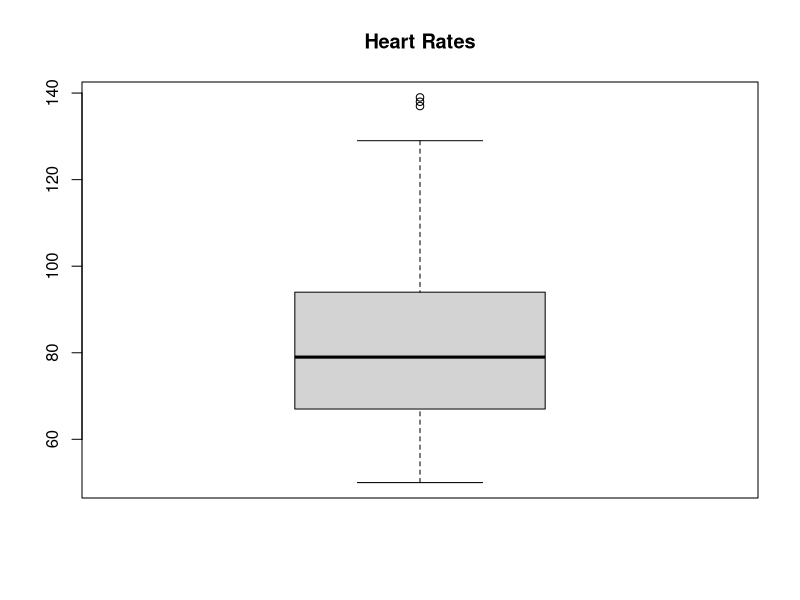
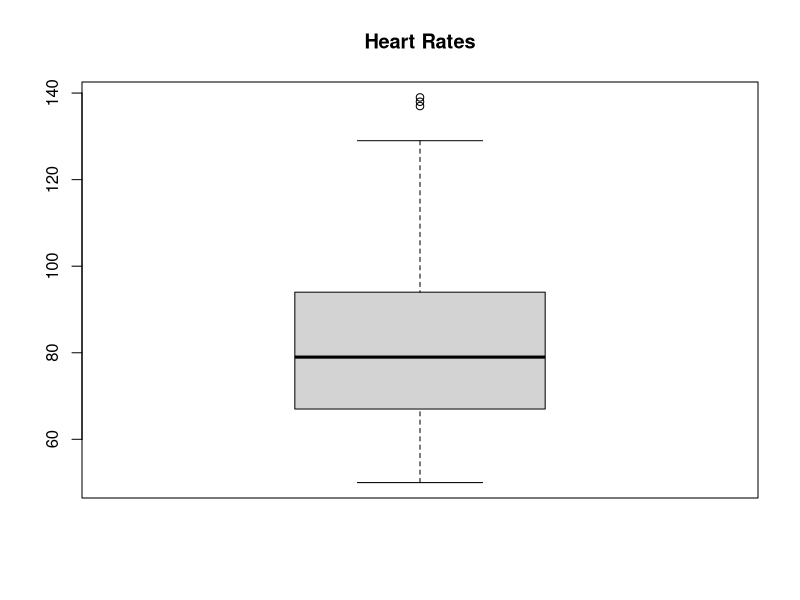

Write the R code that produced these figures, in order.
## ---- chunk 1
heartRates <- c(59, 90, 97, 91, 86, 77, 63, 76, 52, 73, 66, 101, 78, 99, 90, 53, 
89, 52, 75, 90, 64, 69, 69, 53, 119, 96, 113, 86, 76, 88, 129, 50, 84, 78, 80, 
138, 77, 71, 96, 74, 104, 101, 83, 81, 74, 94, 98, 72, 50, 70, 75, 100, 86, 106, 
84, 84, 66, 103, 87, 98, 78, 96, 98, 75, 88, 106, 90, 81, 103, 81, 94, 106, 65, 
73, 73, 109, 92, 91, 93, 72, 50, 83, 102, 59, 74, 81, 89, 71, 84, 102, 82, 65, 
82, 77, 76, 61, 103, 77, 87, 69, 72, 117, 110, 55, 60, 95, 73, 51, 99, 102, 93, 
55, 91, 71, 68, 79, 61, 60, 98, 63, 100, 69, 68, 96, 60, 65, 57, 68, 70, 116, 94, 
78, 82, 50, 56, 66, 115, 104, 68, 79, 102, 99, 63, 60, 98, 67, 50, 55, 101, 70, 71, 
72, 106, 102, 95, 79, 101, 87, 77, 76, 113, 90, 80, 92, 67, 86, 55, 53, 59, 76, 81, 
73, 76, 89, 93, 60, 107, 107, 66, 90, 102, 74, 78, 106, 50, 87, 53, 61, 88, 81, 92, 
61, 50, 113, 104, 68, 69, 73, 117, 80, 91, 137, 79, 71, 72, 109, 50, 104, 50, 87, 
97, 101, 50, 90, 53, 94, 109, 77, 93, 61, 74, 67, 78, 65, 52, 86, 102, 103, 50, 78, 
81, 63, 99, 62, 68, 74, 63, 67, 50, 86, 82, 76, 76, 59, 89, 66, 101, 50, 71, 76, 
91, 58, 83, 96, 108, 64, 77, 85, 74, 83, 122, 76, 74, 84, 106, 97, 95, 68, 100, 
52, 71, 59, 77, 74, 77, 72, 83, 79, 75, 81, 106, 77, 89, 85, 65, 81, 69, 71, 62, 
64, 80, 64, 96, 68, 74, 89, 97, 87, 93, 79, 111, 78, 102, 78, 52, 66, 53, 87, 92, 
51, 84, 50, 81, 89, 58, 72, 91, 80, 108, 98, 55, 57, 93, 66, 89, 87, 65, 109, 94, 
90, 62, 82, 78, 77, 96, 60, 56, 64, 107, 69, 79, 71, 71, 50, 114, 67, 95, 67, 103,
66, 50, 89, 70, 68, 92, 80, 95, 88, 102, 89, 101, 104, 74, 99, 64, 127, 73, 50, 
96, 50, 102, 81, 59, 93, 96, 91, 123, 103, 70, 79, 61, 77, 74, 89, 78, 98, 71, 
126, 82, 77, 62, 54, 95, 67, 60, 59, 54, 117, 89, 50, 111, 120, 102, 79, 84, 85,
94, 86, 119, 86, 107, 70, 110, 57, 59, 108, 80, 90, 67, 77, 112, 89, 50, 89, 64,
105, 97, 96, 74, 103, 77, 80, 81, 50, 127, 57, 89, 50, 88, 56, 91, 76, 108, 58,
89, 90, 91, 89, 74, 68, 102, 64, 73, 67, 96, 78, 83, 69, 71, 110, 78, 75, 97,
101, 52, 105, 80, 59, 66, 50, 50, 79, 92, 55, 139, 66, 74, 92, 104, 71, 74, 50, 50, 
75, 85, 71, 50, 86, 71, 107, 63, 89, 77, 95, 60, 88, 72, 87, 66, 98)
## ---- chunk 2
standardUnits <- scale(heartRates)
## ---- chunk 3
summary(standardUnits)
## ---- chunk 4
absoluteStandardUnits <- abs(standardUnits)
## ---- chunk 5
outliers <- absoluteStandardUnits[absoluteStandardUnits >= 1.96]
length(outliers)
## ---- chunk 6
outliers <- absoluteStandardUnits[absoluteStandardUnits >= 3]
length(outliers)
## ---- chunk 7
boxplot(heartRates,main="Heart Rates")
## ---- chunk 8
summary(heartRates)
## ---- chunk 9
IQR(heartRates)
## ---- chunk 10
outliers <- heartRates[heartRates >= 134.5]
length(outliers)
## ---- chunk 11
x <- boxplot(heartRates,main="Heart Rates")
x$out
